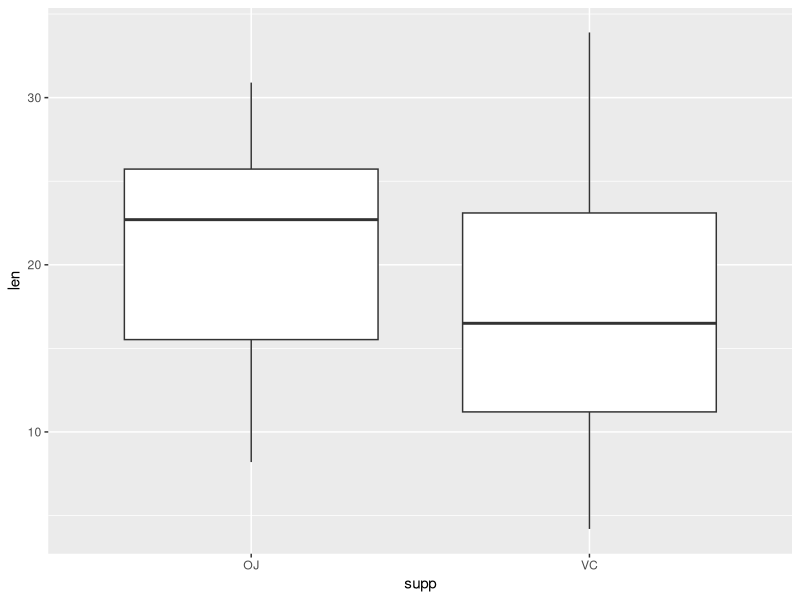
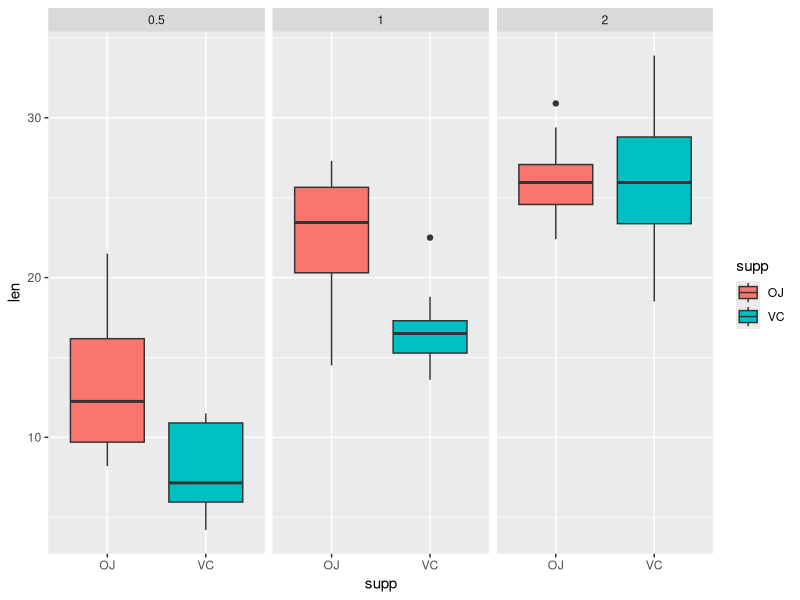
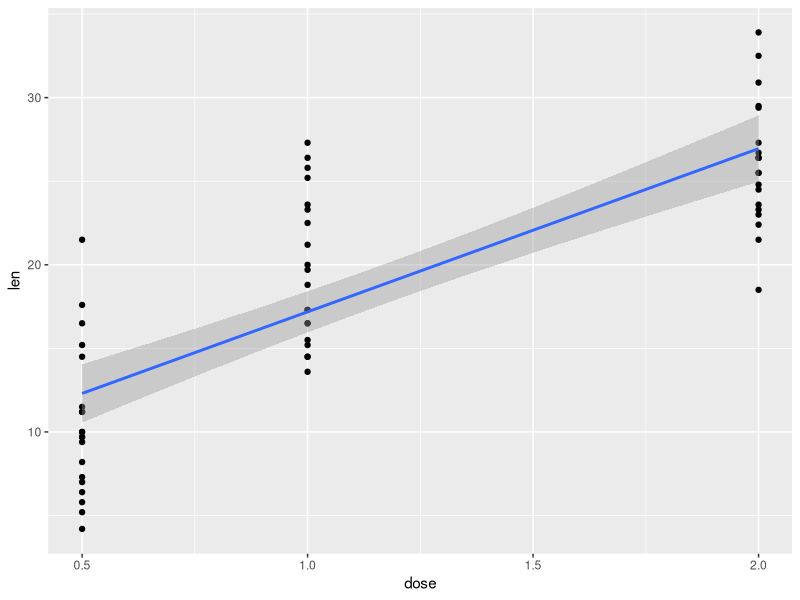
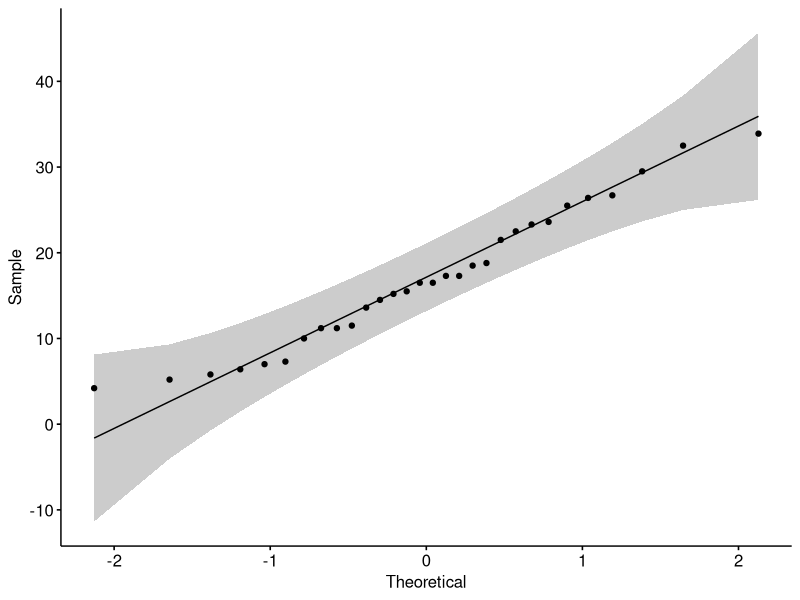
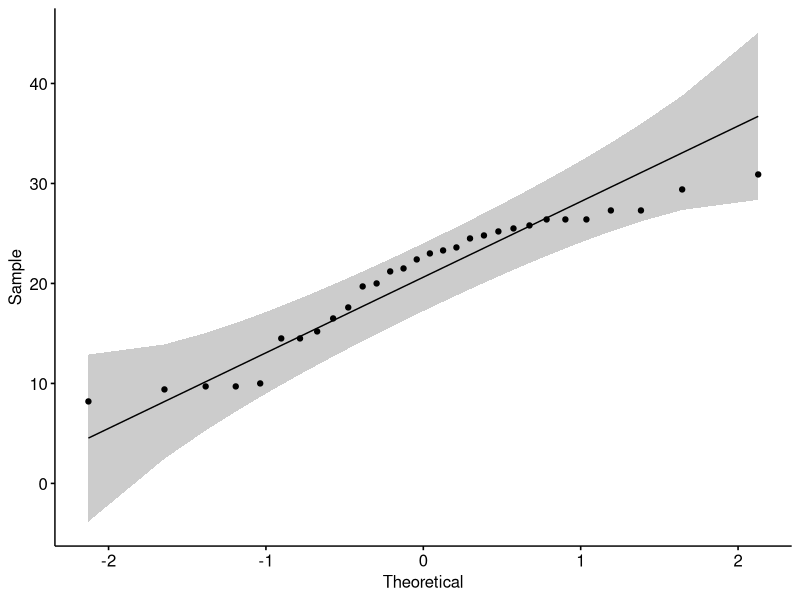
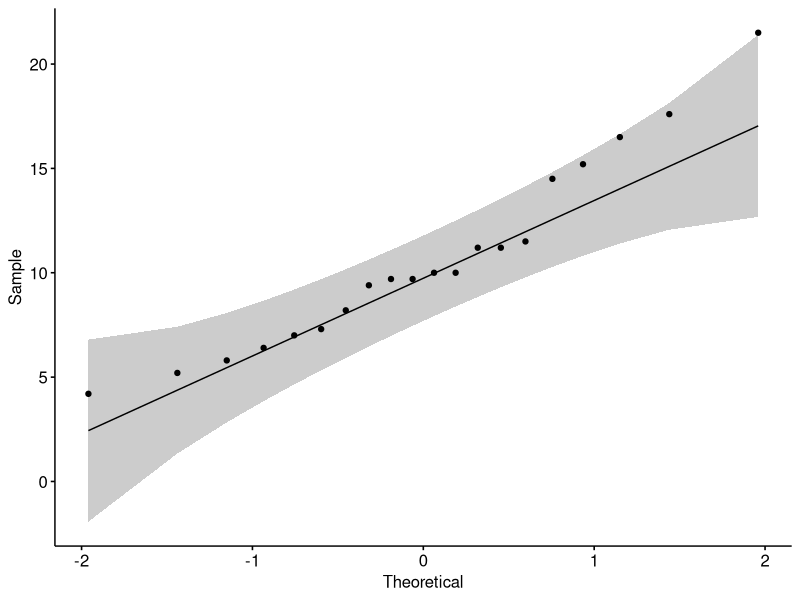
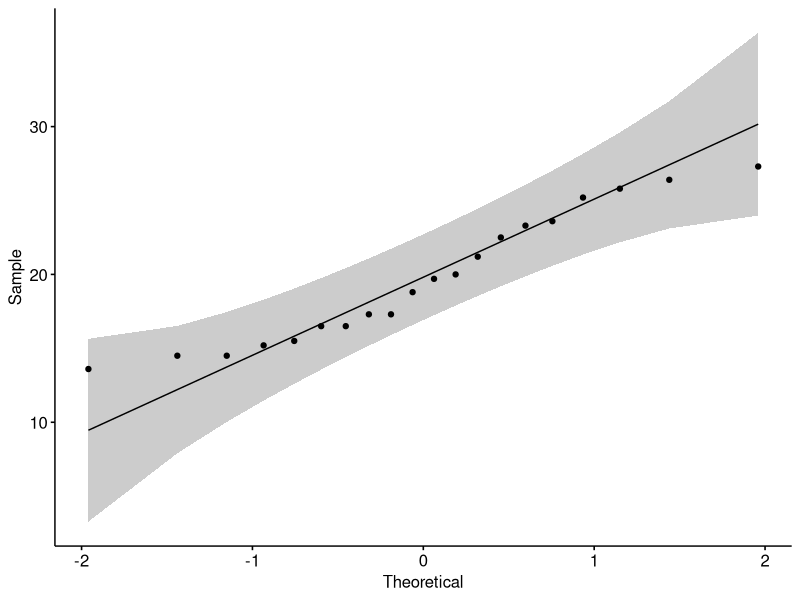
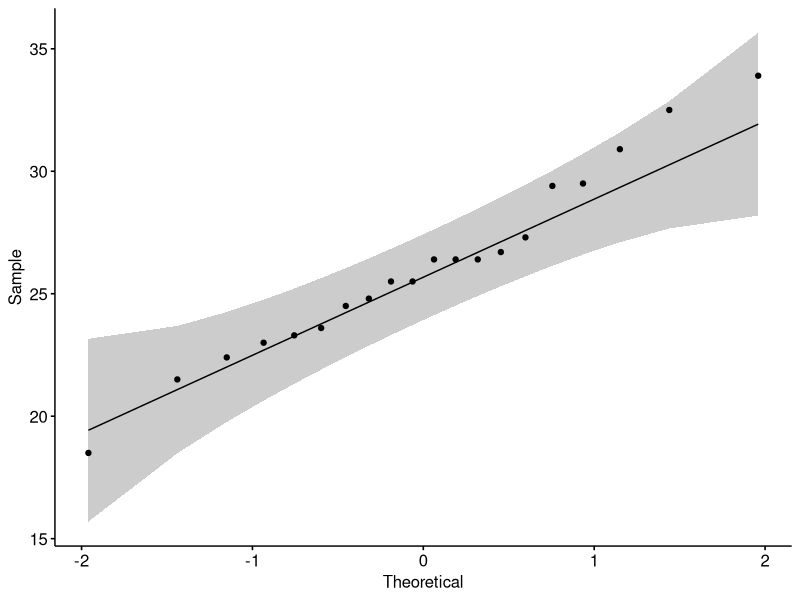

These figures' R source, in order:
## ---- chunk 1
#if(!require(devtools)) install.packages("devtools")
#devtools::install_github("kassambara/ggpubr")
library(tidyverse)
library(ggpubr)
## ---- chunk 2
data("ToothGrowth")
data <- ToothGrowth
head(data)
## ---- chunk 3
str(data)
## ---- chunk 4
summary(data)
## ---- chunk 5
data %>% 
  ggplot(aes(x=supp,y=len)) +
  geom_boxplot()
## ---- chunk 6
data %>% 
  ggplot(aes(x=supp,y=len)) +
  geom_boxplot(aes(fill = supp))+
  facet_wrap(~dose)
## ---- chunk 7
data %>% 
  ggplot(aes(x=dose,y=len)) +
  geom_point()+
  geom_smooth(method = lm)
## ---- chunk 8
VC_len <- data$len[data$supp == 'VC']
OJ_len <- data$len[data$supp == 'OJ']
ggqqplot(VC_len)
ggqqplot(OJ_len)
## ---- chunk 9
shapiro.test(VC_len)
shapiro.test(OJ_len)
## ---- chunk 10
res <- wilcox.test(OJ_len, VC_len,exact = FALSE,alternative = "greater")
res
## ---- chunk 11
doseHalf = data$len[data$dose == 0.5]
doseOne = data$len[data$dose == 1]
doseTwo = data$len[data$dose == 2]
## ---- chunk 12
ggqqplot(doseHalf)
ggqqplot(doseOne)
ggqqplot(doseTwo)
## ---- chunk 13
shapiro.test(doseHalf)
shapiro.test(doseOne)
shapiro.test(doseTwo)
## ---- chunk 14
res.ftest <- var.test(doseHalf,doseOne)
res.ftest
## ---- chunk 15
t.test(doseHalf, doseOne, alternative = "less", paired = FALSE, var.equal = TRUE, conf.level = 0.95)
## ---- chunk 16
res.ftest <- var.test(doseOne,doseTwo)
res.ftest
## ---- chunk 17
t.test(doseOne, doseTwo, alternative = "less", paired = FALSE, var.equal = TRUE, conf.level = 0.95)
